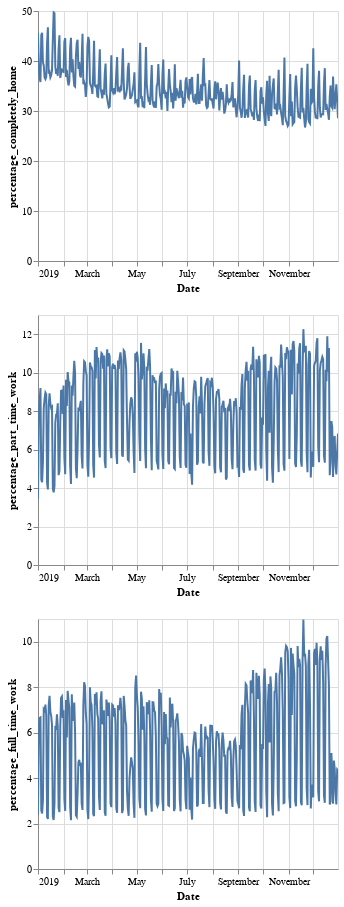

Notebook code for this chart:
### Code cell
#Visualising mobility

title = '{} {}'.format(city,year)
alt.Chart(grouped_dm.reset_index()).mark_line().encode(
    x=alt.X('date', title='Date'),
    y=alt.Y(alt.repeat('row'), type='quantitative')
).properties(
    width=300,
    height=250
).repeat(
    row=['percentage_completely_home','percentage_part_time_work','percentage_full_time_work']
).interactive()

### Figure 1 — Vega-Lite specification as saved in the notebook (floating-point values rounded to 4 significant figures; data arrays with more than 128 entries replaced by an {"elided": "..."} marker saying what was removed)
{"config": {"view": {"continuousWidth": 400, "continuousHeight": 300}}, "repeat": {"row": ["percentage_completely_home", "percentage_part_time_work", "percentage_full_time_work"]}, "spec": {"data": {"name": "data-20bc290fdb8cf98b074af0ed63c866ec"}, "mark": "line", "encoding": {"x": {"type": "temporal", "field": "date", "title": "Date"}, "y": {"type": "quantitative", "field": {"repeat": "row"}}}, "height": 250, "selection": {"selector001": {"type": "interval", "bind": "scales", "encodings": ["x", "y"]}}, "width": 300}, "$schema": "https://vega.github.io/schema/vega-lite/v4.8.1.json", "datasets": {"data-20bc290fdb8cf98b074af0ed63c866ec": {"elided": "365 records"}}}
